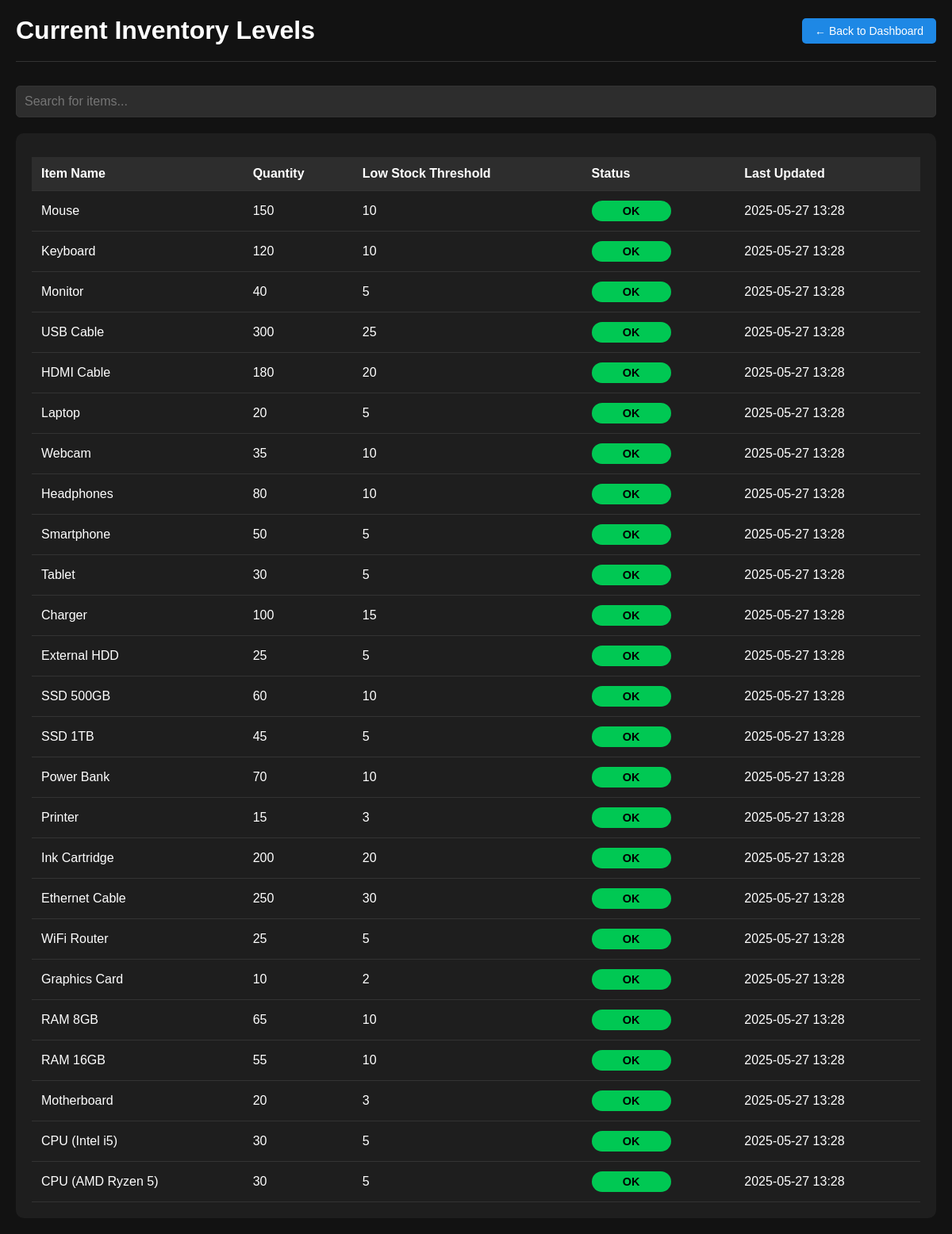
Page /stock-reminders on the earlier database version.
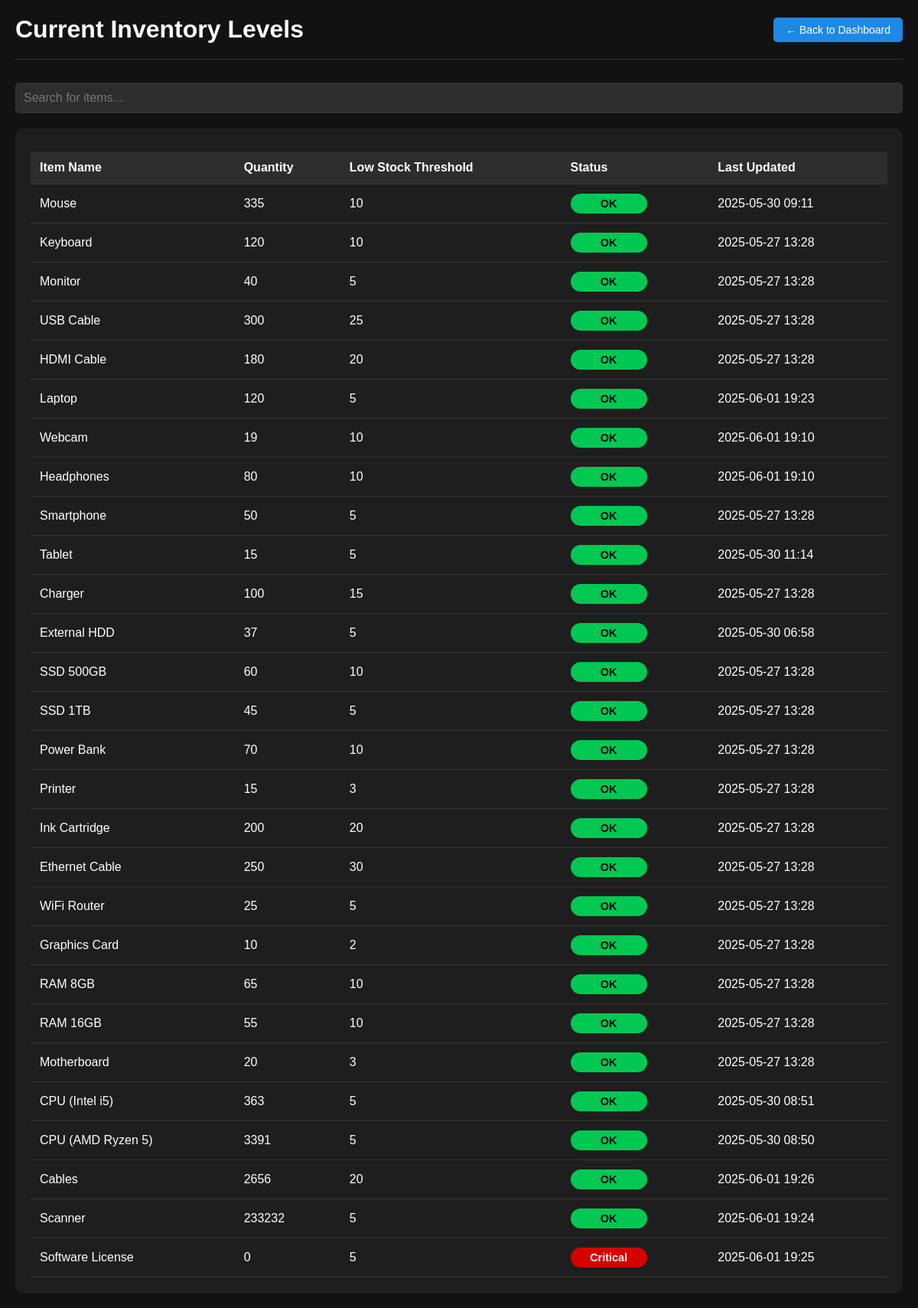
Same page on the later database version.
### models.py (models this page shows)
class Inventory(db.Model):
    id = db.Column(db.Integer, primary_key=True)
    item_name = db.Column(db.String(100), unique=True, nullable=False)  # e.g., "Mouse", "Monitor"
    stock_quantity = db.Column(db.Integer, nullable=False, default=0)   # Available quantity
    low_stock_threshold = db.Column(db.Integer, default=5)  # 🔔 For low stock alerts
    last_updated = db.Column(db.DateTime, default=datetime.utcnow, onupdate=datetime.utcnow)

### app.py (the view)
@app.route("/stock-reminders")
def stock_reminders():
    inventory_items = Inventory.query.all()
    return render_template("stock_level_warehouse.html", items=inventory_items)

### app.py (called while the page is built)
@app.after_request
def add_header(response):
    response.headers["Cache-Control"] = "no-cache, no-store, must-revalidate, private"
    response.headers["Pragma"] = "no-cache"
    response.headers["Expires"] = "-1"
    return response

### templates/stock_level_warehouse.html (shortened to what this page needs)
<!DOCTYPE html>
<html lang="en">
<head>
</head>
<body>
    <div class="container">
        <div class="header">
            <h1>Current Inventory Levels</h1>
            <div class="back-button">
                <a href="{{ url_for('warehouse_dashboard') }}">← Back to Dashboard</a>
            </div>
        </div>
        <div class="search-bar">
            <input type="text" id="searchStock" onkeyup="filterTable()" placeholder="Search for items...">
        </div>
        <div class="table-container">
            {% if items %}
            <table id="stockTable">
                <thead>
                    <tr>
                        <th>Item Name</th>
                        <th>Quantity</th>
                        <th>Low Stock Threshold</th>
                        <th>Status</th>
                        <th>Last Updated</th>
                    </tr>
                </thead>
                <tbody>
                    {% for item in items %}
                    <tr>
                        <td>{{ item.item_name }}</td>
                        <td>{{ item.stock_quantity }}</td>
                        <td>{{ item.low_stock_threshold }}</td>
                        <td>
                            {% if item.stock_quantity <= item.low_stock_threshold * 0.5 %}
                                <span class="stock-status stock-critical">Critical</span>
                            {% elif item.stock_quantity <= item.low_stock_threshold %}
                                <span class="stock-status stock-low">Low</span>
                            {% else %}
                                <span class="stock-status stock-ok">OK</span>
                            {% endif %}
                        </td>
                        <td>{{ item.last_updated.strftime('%Y-%m-%d %H:%M') }}</td>
                    </tr>
                    {% endfor %}
                </tbody>
            </table>
            {% else %}
            <div class="no-items">
                <h2>No Inventory Items</h2>
                <p>There are no items currently in the inventory.</p>
            </div>
            {% endif %}
        </div>
    </div>
</body>
</html>

### templates/stock_level_warehouse.html (style rules this page uses)
body { background-color: #121212; color: #fff; font-family: Arial, sans-serif; padding: 20px; margin: 0; }
.container { max-width: 1200px; margin: 0 auto; }
.header { display: flex; justify-content: space-between; align-items: center; margin-bottom: 30px; padding-bottom: 20px; border-bottom: 1px solid #333; }
.header h1 { margin: 0; color: #fff; font-size: 2em; }
.back-button a { background-color: #1e88e5; color: white; padding: 8px 16px; border-radius: 5px; text-decoration: none; font-size: 14px; transition: background-color 0.3s; }
.table-container { background-color: #1e1e1e; border-radius: 10px; padding: 20px; margin-top: 20px; overflow-x: auto; }
table { width: 100%; border-collapse: collapse; margin-top: 10px; }
th, td { padding: 12px; text-align: left; border-bottom: 1px solid #333; }
th { background-color: #2d2d2d; font-weight: bold; color: #fff; }
.stock-status { padding: 5px 10px; border-radius: 15px; font-size: 0.9em; font-weight: bold; text-align: center; display: inline-block; min-width: 80px; }
.stock-ok { background-color: #00c853; color: #000; }
.stock-critical { background-color: #d50000; color: #fff; }
.search-bar { margin-bottom: 20px; display: flex; gap: 10px; }
.search-bar input { flex-grow: 1; padding: 10px; border-radius: 5px; border: 1px solid #333; background-color: #2d2d2d; color: #fff; font-size: 1em; }

Differences in the rows shown:
changed Inventory "Mouse": stock_quantity "150" → "335"; last_updated "2025-05-27 13:28" → "2025-05-30 09:11"
changed Inventory "Laptop": stock_quantity "20" → "120"; last_updated "2025-05-27 13:28" → "2025-06-01 19:23"
changed Inventory "Webcam": stock_quantity "35" → "19"; last_updated "2025-05-27 13:28" → "2025-06-01 19:10"
changed Inventory "Headphones": last_updated "2025-05-27 13:28" → "2025-06-01 19:10"
changed Inventory "Tablet": stock_quantity "30" → "15"; last_updated "2025-05-27 13:28" → "2025-05-30 11:14"
changed Inventory "External HDD": stock_quantity "25" → "37"; last_updated "2025-05-27 13:28" → "2025-05-30 06:58"
changed Inventory "CPU (Intel i5)": stock_quantity "30" → "363"; last_updated "2025-05-27 13:28" → "2025-05-30 08:51"
changed Inventory "CPU (AMD Ryzen 5)": stock_quantity "30" → "3391"; last_updated "2025-05-27 13:28" → "2025-05-30 08:50"
added Inventory: item_name "Cables", stock_quantity "2656", low_stock_threshold "20", shows "OK", last_updated "2025-06-01 19:26"
added Inventory: item_name "Scanner", stock_quantity "233232", low_stock_threshold "5", shows "OK", last_updated "2025-06-01 19:24"
added Inventory: item_name "Software License", stock_quantity "0", low_stock_threshold "5", shows "Critical", last_updated "2025-06-01 19:25"
